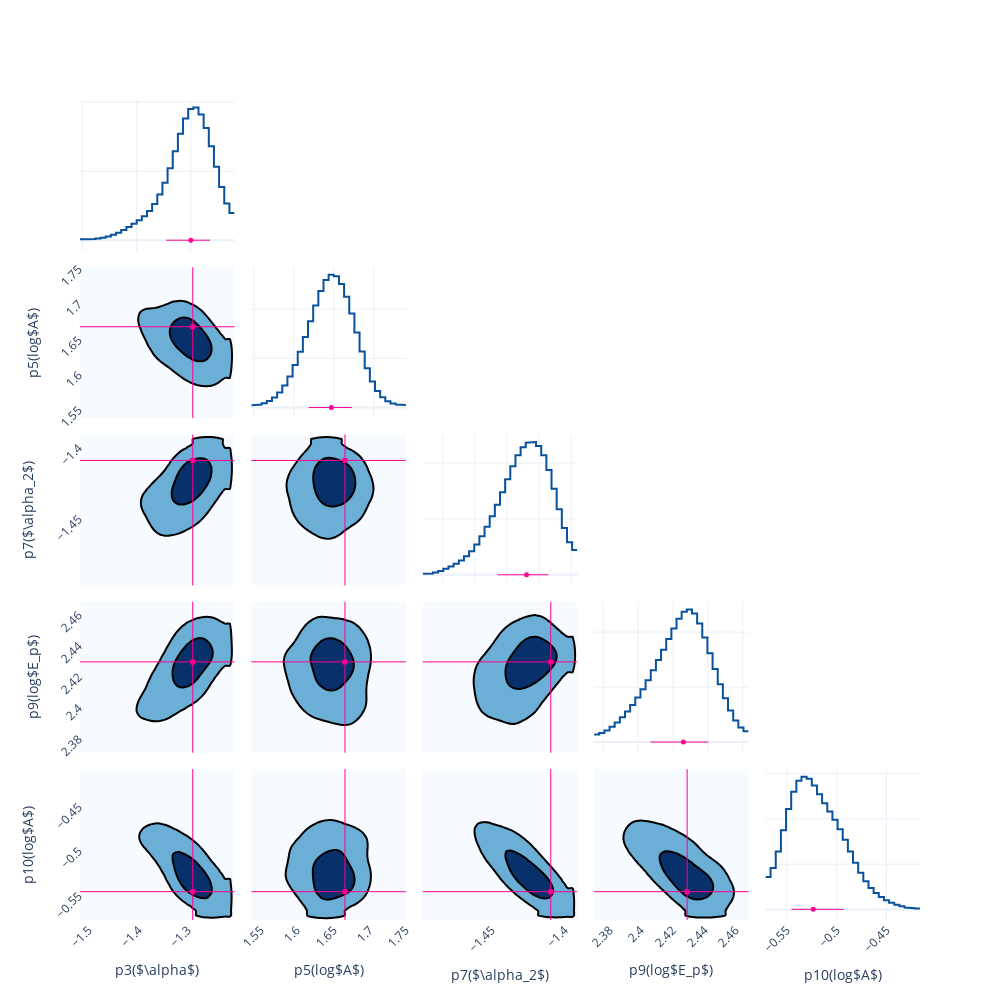

Write notebook code for a chart like this one.
### Code cell
fig = Plot.post_corner(post, ploter='plotly')
fig.save(f'{savepath}/corner')

### Figure 1 — Plotly figure (JSON) as saved in the notebook; plotly's stock layout.template omitted (floating-point values rounded to 4 significant figures; data arrays with more than 128 entries replaced by an {"elided": "..."} marker saying what was removed)
{"data": [{"line": {"color": "#08519c", "width": 2}, "mode": "lines", "name": "p3($\\alpha$)", "showlegend": false, "type": "scatter", "x": [-1.504, -1.495, -1.495, -1.485, -1.485, -1.476, -1.476, -1.466, -1.466, -1.457, -1.457, -1.447, -1.447, -1.438, -1.438, -1.428, -1.428, -1.419, -1.419, -1.409, -1.409, -1.4, -1.4, -1.39, -1.39, -1.381, -1.381, -1.371, -1.371, -1.362, -1.362, -1.353, -1.353, -1.343, -1.343, -1.334, -1.334, -1.324, -1.324, -1.315, -1.315, -1.305, -1.305, -1.296, -1.296, -1.286, -1.286, -1.277, -1.277, -1.267, -1.267, -1.258, -1.258, -1.248, -1.248, -1.239, -1.239, -1.229, -1.229, -1.22], "xaxis": "x", "y": [0.07486, 0.07486, 0.08147, 0.08147, 0.09987, 0.09987, 0.1361, 0.1361, 0.1951, 0.1951, 0.2815, 0.2815, 0.4008, 0.4008, 0.5571, 0.5571, 0.7492, 0.7492, 0.9683, 0.9683, 1.201, 1.201, 1.448, 1.448, 1.737, 1.737, 2.12, 2.12, 2.637, 2.637, 3.313, 3.313, 4.172, 4.172, 5.227, 5.227, 6.45, 6.45, 7.721, 7.721, 8.826, 8.826, 9.515, 9.515, 9.614, 9.614, 9.114, 9.114, 8.131, 8.131, 6.82, 6.82, 5.333, 5.333, 3.864, 3.864, 2.665, 2.665, 1.986, 1.986], "yaxis": "y"}, {"line": {"color": "#08519c", "width": 2}, "mode": "lines", "name": "p5(log$A$)", "showlegend": false, "type": "scatter", "x": [1.547, 1.553, 1.553, 1.56, 1.56, 1.566, 1.566, 1.573, 1.573, 1.579, 1.579, 1.586, 1.586, 1.592, 1.592, 1.598, 1.598, 1.605, 1.605, 1.611, 1.611, 1.618, 1.618, 1.624, 1.624, 1.631, 1.631, 1.637, 1.637, 1.644, 1.644, 1.65, 1.65, 1.657, 1.657, 1.663, 1.663, 1.669, 1.669, 1.676, 1.676, 1.682, 1.682, 1.689, 1.689, 1.695, 1.695, 1.702, 1.702, 1.708, 1.708, 1.715, 1.715, 1.721, 1.721, 1.727, 1.727, 1.734, 1.734, 1.74], "xaxis": "x7", "y": [0.2449, 0.2449, 0.3053, 0.3053, 0.4394, 0.4394, 0.6689, 0.6689, 1.021, 1.021, 1.532, 1.532, 2.238, 2.238, 3.167, 3.167, 4.315, 4.315, 5.658, 5.658, 7.153, 7.153, 8.751, 8.751, 10.37, 10.37, 11.84, 11.84, 12.95, 12.95, 13.47, 13.47, 13.32, 13.32, 12.54, 12.54, 11.24, 11.24, 9.545, 9.545, 7.619, 7.619, 5.686, 5.686, 3.983, 3.983, 2.647, 2.647, 1.688, 1.688, 1.045, 1.045, 0.6436, 0.6436, 0.4166, 0.4166, 0.3038, 0.3038, 0.2595, 0.2595], "yaxis": "y7"}, {"colorscale": [[0, "rgb(247,251,255)"], [0.125, "rgb(222,235,247)"], [0.25, "rgb(198,219,239)"], [0.375, "rgb(158,202,225)"], [0.5, "rgb(107,174,214)"], [0.625, "rgb(66,146,198)"], [0.75, "rgb(33,113,181)"], [0.875, "rgb(8,81,156)"], [1, "rgb(8,48,107)"]], "contours": {"end": 0.005084, "size": 0.004018, "start": 0.001067}, "line": {"width": 2}, "name": "p3($\\alpha$)&p5(log$A$)", "ncontours": 2, "showlegend": false, "showscale": false, "type": "contour", "x": [-1.518, -1.509, -1.5, -1.49, -1.481, -1.471, -1.462, -1.452, -1.443, -1.433, -1.424, -1.414, -1.405, -1.395, -1.386, -1.376, -1.367, -1.357, -1.348, -1.338, -1.329, -1.319, -1.31, -1.3, -1.291, -1.281, -1.272, -1.262, -1.253, -1.243, -1.234, -1.224, -1.215, -1.206], "xaxis": "x6", "y": [1.537, 1.544, 1.55, 1.557, 1.563, 1.569, 1.576, 1.582, 1.589, 1.595, 1.602, 1.608, 1.615, 1.621, 1.627, 1.634, 1.64, 1.647, 1.653, 1.66, 1.666, 1.673, 1.679, 1.686, 1.692, 1.698, 1.705, 1.711, 1.718, 1.724, 1.731, 1.737, 1.744, 1.75], "yaxis": "y6", "z": {"elided": "34x34 float values"}}, {"line": {"color": "#08519c", "width": 2}, "mode": "lines", "name": "p7($\\alpha_2$)", "showlegend": false, "type": "scatter", "x": [-1.492, -1.489, -1.489, -1.486, -1.486, -1.483, -1.483, -1.48, -1.48, -1.476, -1.476, -1.473, -1.473, -1.47, -1.47, -1.467, -1.467, -1.464, -1.464, -1.46, -1.46, -1.457, -1.457, -1.454, -1.454, -1.451, -1.451, -1.448, -1.448, -1.444, -1.444, -1.441, -1.441, -1.438, -1.438, -1.435, -1.435, -1.432, -1.432, -1.428, -1.428, -1.425, -1.425, -1.422, -1.422, -1.419, -1.419, -1.415, -1.415, -1.412, -1.412, -1.409, -1.409, -1.406, -1.406, -1.403, -1.403, -1.399, -1.399, -1.396], "xaxis": "x13", "y": [0.1723, 0.1723, 0.2468, 0.2468, 0.4183, 0.4183, 0.7007, 0.7007, 1.075, 1.075, 1.507, 1.507, 1.994, 1.994, 2.575, 2.575, 3.303, 3.303, 4.237, 4.237, 5.432, 5.432, 6.898, 6.898, 8.591, 8.591, 10.46, 10.46, 12.52, 12.52, 14.76, 14.76, 17.12, 17.12, 19.41, 19.41, 21.38, 21.38, 22.82, 22.82, 23.64, 23.64, 23.74, 23.74, 23.03, 23.03, 21.37, 21.37, 18.75, 18.75, 15.38, 15.38, 11.74, 11.74, 8.39, 8.39, 5.826, 5.826, 4.433, 4.433], "yaxis": "y13"}, {"colorscale": [[0, "rgb(247,251,255)"], [0.125, "rgb(222,235,247)"], [0.25, "rgb(198,219,239)"], [0.375, "rgb(158,202,225)"], [0.5, "rgb(107,174,214)"], [0.625, "rgb(66,146,198)"], [0.75, "rgb(33,113,181)"], [0.875, "rgb(8,81,156)"], [1, "rgb(8,48,107)"]], "contours": {"end": 0.004822, "size": 0.003733, "start": 0.001089}, "line": {"width": 2}, "name": "p3($\\alpha$)&p7($\\alpha_2$)", "ncontours": 2, "showlegend": false, "showscale": false, "type": "contour", "x": [-1.518, -1.509, -1.5, -1.49, -1.481, -1.471, -1.462, -1.452, -1.443, -1.433, -1.424, -1.414, -1.405, -1.395, -1.386, -1.376, -1.367, -1.357, -1.348, -1.338, -1.329, -1.319, -1.31, -1.3, -1.291, -1.281, -1.272, -1.262, -1.253, -1.243, -1.234, -1.224, -1.215, -1.206], "xaxis": "x11", "y": [-1.497, -1.494, -1.491, -1.488, -1.484, -1.481, -1.478, -1.475, -1.472, -1.468, -1.465, -1.462, -1.459, -1.456, -1.452, -1.449, -1.446, -1.443, -1.44, -1.436, -1.433, -1.43, -1.427, -1.424, -1.42, -1.417, -1.414, -1.411, -1.407, -1.404, -1.401, -1.398, -1.395, -1.391], "yaxis": "y11", "z": {"elided": "34x34 float values"}}, {"colorscale": [[0, "rgb(247,251,255)"], [0.125, "rgb(222,235,247)"], [0.25, "rgb(198,219,239)"], [0.375, "rgb(158,202,225)"], [0.5, "rgb(107,174,214)"], [0.625, "rgb(66,146,198)"], [0.75, "rgb(33,113,181)"], [0.875, "rgb(8,81,156)"], [1, "rgb(8,48,107)"]], "contours": {"end": 0.003989, "size": 0.003005, "start": 0.0009847}, "line": {"width": 2}, "name": "p5(log$A$)&p7($\\alpha_2$)", "ncontours": 2, "showlegend": false, "showscale": false, "type": "contour", "x": [1.537, 1.544, 1.55, 1.557, 1.563, 1.569, 1.576, 1.582, 1.589, 1.595, 1.602, 1.608, 1.615, 1.621, 1.627, 1.634, 1.64, 1.647, 1.653, 1.66, 1.666, 1.673, 1.679, 1.686, 1.692, 1.698, 1.705, 1.711, 1.718, 1.724, 1.731, 1.737, 1.744, 1.75], "xaxis": "x12", "y": [-1.497, -1.494, -1.491, -1.488, -1.484, -1.481, -1.478, -1.475, -1.472, -1.468, -1.465, -1.462, -1.459, -1.456, -1.452, -1.449, -1.446, -1.443, -1.44, -1.436, -1.433, -1.43, -1.427, -1.424, -1.42, -1.417, -1.414, -1.411, -1.407, -1.404, -1.401, -1.398, -1.395, -1.391], "yaxis": "y12", "z": {"elided": "34x34 float values"}}, {"line": {"color": "#08519c", "width": 2}, "mode": "lines", "name": "p9(log$E_p$)", "showlegend": false, "type": "scatter", "x": [2.375, 2.378, 2.378, 2.381, 2.381, 2.384, 2.384, 2.387, 2.387, 2.389, 2.389, 2.392, 2.392, 2.395, 2.395, 2.398, 2.398, 2.401, 2.401, 2.404, 2.404, 2.407, 2.407, 2.41, 2.41, 2.413, 2.413, 2.416, 2.416, 2.419, 2.419, 2.422, 2.422, 2.425, 2.425, 2.428, 2.428, 2.431, 2.431, 2.434, 2.434, 2.437, 2.437, 2.44, 2.44, 2.443, 2.443, 2.446, 2.446, 2.449, 2.449, 2.452, 2.452, 2.455, 2.455, 2.458, 2.458, 2.461, 2.461, 2.463], "xaxis": "x19", "y": [1.387, 1.387, 1.646, 1.646, 2.12, 2.12, 2.77, 2.77, 3.573, 3.573, 4.51, 4.51, 5.566, 5.566, 6.755, 6.755, 8.097, 8.097, 9.6, 9.6, 11.26, 11.26, 13.05, 13.05, 14.91, 14.91, 16.81, 16.81, 18.72, 18.72, 20.64, 20.64, 22.41, 22.41, 23.71, 23.71, 24.12, 24.12, 23.39, 23.39, 21.56, 21.56, 18.99, 18.99, 16.13, 16.13, 13.27, 13.27, 10.54, 10.54, 7.99, 7.99, 5.736, 5.736, 3.915, 3.915, 2.643, 2.643, 1.991, 1.991], "yaxis": "y19"}, {"colorscale": [[0, "rgb(247,251,255)"], [0.125, "rgb(222,235,247)"], [0.25, "rgb(198,219,239)"], [0.375, "rgb(158,202,225)"], [0.5, "rgb(107,174,214)"], [0.625, "rgb(66,146,198)"], [0.75, "rgb(33,113,181)"], [0.875, "rgb(8,81,156)"], [1, "rgb(8,48,107)"]], "contours": {"end": 0.004714, "size": 0.003644, "start": 0.00107}, "line": {"width": 2}, "name": "p3($\\alpha$)&p9(log$E_p$)", "ncontours": 2, "showlegend": false, "showscale": false, "type": "contour", "x": [-1.518, -1.509, -1.5, -1.49, -1.481, -1.471, -1.462, -1.452, -1.443, -1.433, -1.424, -1.414, -1.405, -1.395, -1.386, -1.376, -1.367, -1.357, -1.348, -1.338, -1.329, -1.319, -1.31, -1.3, -1.291, -1.281, -1.272, -1.262, -1.253, -1.243, -1.234, -1.224, -1.215, -1.206], "xaxis": "x16", "y": [2.37, 2.373, 2.376, 2.379, 2.382, 2.385, 2.388, 2.391, 2.394, 2.397, 2.4, 2.403, 2.406, 2.409, 2.412, 2.415, 2.418, 2.421, 2.424, 2.426, 2.429, 2.432, 2.435, 2.438, 2.441, 2.444, 2.447, 2.45, 2.453, 2.456, 2.459, 2.462, 2.465, 2.468], "yaxis": "y16", "z": {"elided": "34x34 float values"}}, {"colorscale": [[0, "rgb(247,251,255)"], [0.125, "rgb(222,235,247)"], [0.25, "rgb(198,219,239)"], [0.375, "rgb(158,202,225)"], [0.5, "rgb(107,174,214)"], [0.625, "rgb(66,146,198)"], [0.75, "rgb(33,113,181)"], [0.875, "rgb(8,81,156)"], [1, "rgb(8,48,107)"]], "contours": {"end": 0.003688, "size": 0.002897, "start": 0.0007912}, "line": {"width": 2}, "name": "p5(log$A$)&p9(log$E_p$)", "ncontours": 2, "showlegend": false, "showscale": false, "type": "contour", "x": [1.537, 1.544, 1.55, 1.557, 1.563, 1.569, 1.576, 1.582, 1.589, 1.595, 1.602, 1.608, 1.615, 1.621, 1.627, 1.634, 1.64, 1.647, 1.653, 1.66, 1.666, 1.673, 1.679, 1.686, 1.692, 1.698, 1.705, 1.711, 1.718, 1.724, 1.731, 1.737, 1.744, 1.75], "xaxis": "x17", "y": [2.37, 2.373, 2.376, 2.379, 2.382, 2.385, 2.388, 2.391, 2.394, 2.397, 2.4, 2.403, 2.406, 2.409, 2.412, 2.415, 2.418, 2.421, 2.424, 2.426, 2.429, 2.432, 2.435, 2.438, 2.441, 2.444, 2.447, 2.45, 2.453, 2.456, 2.459, 2.462, 2.465, 2.468], "yaxis": "y17", "z": {"elided": "34x34 float values"}}, {"colorscale": [[0, "rgb(247,251,255)"], [0.125, "rgb(222,235,247)"], [0.25, "rgb(198,219,239)"], [0.375, "rgb(158,202,225)"], [0.5, "rgb(107,174,214)"], [0.625, "rgb(66,146,198)"], [0.75, "rgb(33,113,181)"], [0.875, "rgb(8,81,156)"], [1, "rgb(8,48,107)"]], "contours": {"end": 0.003469, "size": 0.00264, "start": 0.0008286}, "line": {"width": 2}, "name": "p7($\\alpha_2$)&p9(log$E_p$)", "ncontours": 2, "showlegend": false, "showscale": false, "type": "contour", "x": [-1.497, -1.494, -1.491, -1.488, -1.484, -1.481, -1.478, -1.475, -1.472, -1.468, -1.465, -1.462, -1.459, -1.456, -1.452, -1.449, -1.446, -1.443, -1.44, -1.436, -1.433, -1.43, -1.427, -1.424, -1.42, -1.417, -1.414, -1.411, -1.407, -1.404, -1.401, -1.398, -1.395, -1.391], "xaxis": "x18", "y": [2.37, 2.373, 2.376, 2.379, 2.382, 2.385, 2.388, 2.391, 2.394, 2.397, 2.4, 2.403, 2.406, 2.409, 2.412, 2.415, 2.418, 2.421, 2.424, 2.426, 2.429, 2.432, 2.435, 2.438, 2.441, 2.444, 2.447, 2.45, 2.453, 2.456, 2.459, 2.462, 2.465, 2.468], "yaxis": "y18", "z": {"elided": "34x34 float values"}}, {"line": {"color": "#08519c", "width": 2}, "mode": "lines", "name": "p10(log$A$)", "showlegend": false, "type": "scatter", "x": [-0.5715, -0.5663, -0.5663, -0.5611, -0.5611, -0.556, -0.556, -0.5508, -0.5508, -0.5456, -0.5456, -0.5405, -0.5405, -0.5353, -0.5353, -0.5301, -0.5301, -0.5249, -0.5249, -0.5198, -0.5198, -0.5146, -0.5146, -0.5094, -0.5094, -0.5043, -0.5043, -0.4991, -0.4991, -0.4939, -0.4939, -0.4887, -0.4887, -0.4836, -0.4836, -0.4784, -0.4784, -0.4732, -0.4732, -0.4681, -0.4681, -0.4629, -0.4629, -0.4577, -0.4577, -0.4525, -0.4525, -0.4474, -0.4474, -0.4422, -0.4422, -0.437, -0.437, -0.4319, -0.4319, -0.4267, -0.4267, -0.4215, -0.4215, -0.4163], "xaxis": "x25", "y": [3.569, 3.569, 4.57, 4.57, 6.405, 6.405, 8.733, 8.733, 11.08, 11.08, 13.0, 13.0, 14.22, 14.22, 14.66, 14.66, 14.43, 14.43, 13.69, 13.69, 12.71, 12.71, 11.72, 11.72, 10.8, 10.8, 9.894, 9.894, 8.867, 8.867, 7.684, 7.684, 6.41, 6.41, 5.161, 5.161, 4.038, 4.038, 3.106, 3.106, 2.377, 2.377, 1.816, 1.816, 1.373, 1.373, 1.017, 1.017, 0.7331, 0.7331, 0.51, 0.51, 0.3372, 0.3372, 0.2118, 0.2118, 0.1337, 0.1337, 0.09798, 0.09798], "yaxis": "y25"}, {"colorscale": [[0, "rgb(247,251,255)"], [0.125, "rgb(222,235,247)"], [0.25, "rgb(198,219,239)"], [0.375, "rgb(158,202,225)"], [0.5, "rgb(107,174,214)"], [0.625, "rgb(66,146,198)"], [0.75, "rgb(33,113,181)"], [0.875, "rgb(8,81,156)"], [1, "rgb(8,48,107)"]], "contours": {"end": 0.005646, "size": 0.004205, "start": 0.001441}, "line": {"width": 2}, "name": "p3($\\alpha$)&p10(log$A$)", "ncontours": 2, "showlegend": false, "showscale": false, "type": "contour", "x": [-1.518, -1.509, -1.5, -1.49, -1.481, -1.471, -1.462, -1.452, -1.443, -1.433, -1.424, -1.414, -1.405, -1.395, -1.386, -1.376, -1.367, -1.357, -1.348, -1.338, -1.329, -1.319, -1.31, -1.3, -1.291, -1.281, -1.272, -1.262, -1.253, -1.243, -1.234, -1.224, -1.215, -1.206], "xaxis": "x21", "y": [-0.5792, -0.5741, -0.5689, -0.5637, -0.5586, -0.5534, -0.5482, -0.543, -0.5379, -0.5327, -0.5275, -0.5224, -0.5172, -0.512, -0.5068, -0.5017, -0.4965, -0.4913, -0.4862, -0.481, -0.4758, -0.4706, -0.4655, -0.4603, -0.4551, -0.45, -0.4448, -0.4396, -0.4344, -0.4293, -0.4241, -0.4189, -0.4138, -0.4086], "yaxis": "y21", "z": {"elided": "34x34 float values"}}, {"colorscale": [[0, "rgb(247,251,255)"], [0.125, "rgb(222,235,247)"], [0.25, "rgb(198,219,239)"], [0.375, "rgb(158,202,225)"], [0.5, "rgb(107,174,214)"], [0.625, "rgb(66,146,198)"], [0.75, "rgb(33,113,181)"], [0.875, "rgb(8,81,156)"], [1, "rgb(8,48,107)"]], "contours": {"end": 0.004014, "size": 0.003059, "start": 0.0009542}, "line": {"width": 2}, "name": "p5(log$A$)&p10(log$A$)", "ncontours": 2, "showlegend": false, "showscale": false, "type": "contour", "x": [1.537, 1.544, 1.55, 1.557, 1.563, 1.569, 1.576, 1.582, 1.589, 1.595, 1.602, 1.608, 1.615, 1.621, 1.627, 1.634, 1.64, 1.647, 1.653, 1.66, 1.666, 1.673, 1.679, 1.686, 1.692, 1.698, 1.705, 1.711, 1.718, 1.724, 1.731, 1.737, 1.744, 1.75], "xaxis": "x22", "y": [-0.5792, -0.5741, -0.5689, -0.5637, -0.5586, -0.5534, -0.5482, -0.543, -0.5379, -0.5327, -0.5275, -0.5224, -0.5172, -0.512, -0.5068, -0.5017, -0.4965, -0.4913, -0.4862, -0.481, -0.4758, -0.4706, -0.4655, -0.4603, -0.4551, -0.45, -0.4448, -0.4396, -0.4344, -0.4293, -0.4241, -0.4189, -0.4138, -0.4086], "yaxis": "y22", "z": {"elided": "34x34 float values"}}, {"colorscale": [[0, "rgb(247,251,255)"], [0.125, "rgb(222,235,247)"], [0.25, "rgb(198,219,239)"], [0.375, "rgb(158,202,225)"], [0.5, "rgb(107,174,214)"], [0.625, "rgb(66,146,198)"], [0.75, "rgb(33,113,181)"], [0.875, "rgb(8,81,156)"], [1, "rgb(8,48,107)"]], "contours": {"end": 0.005407, "size": 0.003933, "start": 0.001474}, "line": {"width": 2}, "name": "p7($\\alpha_2$)&p10(log$A$)", "ncontours": 2, "showlegend": false, "showscale": false, "type": "contour", "x": [-1.497, -1.494, -1.491, -1.488, -1.484, -1.481, -1.478, -1.475, -1.472, -1.468, -1.465, -1.462, -1.459, -1.456, -1.452, -1.449, -1.446, -1.443, -1.44, -1.436, -1.433, -1.43, -1.427, -1.424, -1.42, -1.417, -1.414, -1.411, -1.407, -1.404, -1.401, -1.398, -1.395, -1.391], "xaxis": "x23", "y": [-0.5792, -0.5741, -0.5689, -0.5637, -0.5586, -0.5534, -0.5482, -0.543, -0.5379, -0.5327, -0.5275, -0.5224, -0.5172, -0.512, -0.5068, -0.5017, -0.4965, -0.4913, -0.4862, -0.481, -0.4758, -0.4706, -0.4655, -0.4603, -0.4551, -0.45, -0.4448, -0.4396, -0.4344, -0.4293, -0.4241, -0.4189, -0.4138, -0.4086], "yaxis": "y23", "z": {"elided": "34x34 float values"}}, {"colorscale": [[0, "rgb(247,251,255)"], [0.125, "rgb(222,235,247)"], [0.25, "rgb(198,219,239)"], [0.375, "rgb(158,202,225)"], [0.5, "rgb(107,174,214)"], [0.625, "rgb(66,146,198)"], [0.75, "rgb(33,113,181)"], [0.875, "rgb(8,81,156)"], [1, "rgb(8,48,107)"]], "contours": {"end": 0.004168, "size": 0.003113, "start": 0.001055}, "line": {"width": 2}, "name": "p9(log$E_p$)&p10(log$A$)", "ncontours": 2, "showlegend": false, "showscale": false, "type": "contour", "x": [2.37, 2.373, 2.376, 2.379, 2.382, 2.385, 2.388, 2.391, 2.394, 2.397, 2.4, 2.403, 2.406, 2.409, 2.412, 2.415, 2.418, 2.421, 2.424, 2.426, 2.429, 2.432, 2.435, 2.438, 2.441, 2.444, 2.447, 2.45, 2.453, 2.456, 2.459, 2.462, 2.465, 2.468], "xaxis": "x24", "y": [-0.5792, -0.5741, -0.5689, -0.5637, -0.5586, -0.5534, -0.5482, -0.543, -0.5379, -0.5327, -0.5275, -0.5224, -0.5172, -0.512, -0.5068, -0.5017, -0.4965, -0.4913, -0.4862, -0.481, -0.4758, -0.4706, -0.4655, -0.4603, -0.4551, -0.45, -0.4448, -0.4396, -0.4344, -0.4293, -0.4241, -0.4189, -0.4138, -0.4086], "yaxis": "y24", "z": {"elided": "34x34 float values"}}, {"error_x": {"array": [0.03527], "arrayminus": [0.04529], "color": "#FF0092", "symmetric": false, "thickness": 1, "type": "data", "width": 0}, "marker": {"color": "#FF0092", "size": 5, "symbol": "circle"}, "mode": "markers", "name": "p3($\\alpha$)", "showlegend": false, "type": "scatter", "x": [-1.3], "xaxis": "x", "y": [0.01], "yaxis": "y"}, {"error_x": {"array": [0.0256], "arrayminus": [0.02823], "color": "#FF0092", "symmetric": false, "thickness": 1, "type": "data", "width": 0}, "marker": {"color": "#FF0092", "size": 5, "symbol": "circle"}, "mode": "markers", "name": "p5(log$A$)", "showlegend": false, "type": "scatter", "x": [1.647], "xaxis": "x7", "y": [0.01], "yaxis": "y7"}, {"error_x": {"array": [0.01354], "arrayminus": [0.01807], "color": "#FF0092", "symmetric": false, "thickness": 1, "type": "data", "width": 0}, "marker": {"color": "#FF0092", "size": 5, "symbol": "circle"}, "mode": "markers", "name": "p7($\\alpha_2$)", "showlegend": false, "type": "scatter", "x": [-1.428], "xaxis": "x13", "y": [0.01], "yaxis": "y13"}, {"error_x": {"array": [0.01437], "arrayminus": [0.01895], "color": "#FF0092", "symmetric": false, "thickness": 1, "type": "data", "width": 0}, "marker": {"color": "#FF0092", "size": 5, "symbol": "circle"}, "mode": "markers", "name": "p9(log$E_p$)", "showlegend": false, "type": "scatter", "x": [2.426], "xaxis": "x19", "y": [0.01], "yaxis": "y19"}, {"error_x": {"array": [0.03056], "arrayminus": [0.02191], "color": "#FF0092", "symmetric": false, "thickness": 1, "type": "data", "width": 0}, "marker": {"color": "#FF0092", "size": 5, "symbol": "circle"}, "mode": "markers", "name": "p10(log$A$)", "showlegend": false, "type": "scatter", "x": [-0.5235], "xaxis": "x25", "y": [0.01], "yaxis": "y25"}, {"marker": {"color": "#FF0092", "size": 5, "symbol": "square"}, "mode": "markers", "name": "p3($\\alpha$)&p5(log$A$)", "showlegend": false, "type": "scatter", "x": [-1.29], "xaxis": "x6", "y": [1.666], "yaxis": "y6"}, {"marker": {"color": "#FF0092", "size": 5, "symbol": "square"}, "mode": "markers", "name": "p3($\\alpha$)&p7($\\alpha_2$)", "showlegend": false, "type": "scatter", "x": [-1.29], "xaxis": "x11", "y": [-1.41], "yaxis": "y11"}, {"marker": {"color": "#FF0092", "size": 5, "symbol": "square"}, "mode": "markers", "name": "p5(log$A$)&p7($\\alpha_2$)", "showlegend": false, "type": "scatter", "x": [1.666], "xaxis": "x12", "y": [-1.41], "yaxis": "y12"}, {"marker": {"color": "#FF0092", "size": 5, "symbol": "square"}, "mode": "markers", "name": "p3($\\alpha$)&p9(log$E_p$)", "showlegend": false, "type": "scatter", "x": [-1.29], "xaxis": "x16", "y": [2.429], "yaxis": "y16"}, {"marker": {"color": "#FF0092", "size": 5, "symbol": "square"}, "mode": "markers", "name": "p5(log$A$)&p9(log$E_p$)", "showlegend": false, "type": "scatter", "x": [1.666], "xaxis": "x17", "y": [2.429], "yaxis": "y17"}, {"marker": {"color": "#FF0092", "size": 5, "symbol": "square"}, "mode": "markers", "name": "p7($\\alpha_2$)&p9(log$E_p$)", "showlegend": false, "type": "scatter", "x": [-1.41], "xaxis": "x18", "y": [2.429], "yaxis": "y18"}, {"marker": {"color": "#FF0092", "size": 5, "symbol": "square"}, "mode": "markers", "name": "p3($\\alpha$)&p10(log$A$)", "showlegend": false, "type": "scatter", "x": [-1.29], "xaxis": "x21", "y": [-0.5472], "yaxis": "y21"}, {"marker": {"color": "#FF0092", "size": 5, "symbol": "square"}, "mode": "markers", "name": "p5(log$A$)&p10(log$A$)", "showlegend": false, "type": "scatter", "x": [1.666], "xaxis": "x22", "y": [-0.5472], "yaxis": "y22"}, {"marker": {"color": "#FF0092", "size": 5, "symbol": "square"}, "mode": "markers", "name": "p7($\\alpha_2$)&p10(log$A$)", "showlegend": false, "type": "scatter", "x": [-1.41], "xaxis": "x23", "y": [-0.5472], "yaxis": "y23"}, {"marker": {"color": "#FF0092", "size": 5, "symbol": "square"}, "mode": "markers", "name": "p9(log$E_p$)&p10(log$A$)", "showlegend": false, "type": "scatter", "x": [2.429], "xaxis": "x24", "y": [-0.5472], "yaxis": "y24"}], "layout": {"height": 1000, "shapes": [{"line": {"color": "#FF0092", "width": 1}, "type": "line", "x0": -1.29, "x1": -1.29, "xref": "x6", "y0": 0, "y1": 1, "yref": "y6 domain"}, {"line": {"color": "#FF0092", "width": 1}, "type": "line", "x0": 0, "x1": 1, "xref": "x6 domain", "y0": 1.666, "y1": 1.666, "yref": "y6"}, {"line": {"color": "#FF0092", "width": 1}, "type": "line", "x0": -1.29, "x1": -1.29, "xref": "x11", "y0": 0, "y1": 1, "yref": "y11 domain"}, {"line": {"color": "#FF0092", "width": 1}, "type": "line", "x0": 0, "x1": 1, "xref": "x11 domain", "y0": -1.41, "y1": -1.41, "yref": "y11"}, {"line": {"color": "#FF0092", "width": 1}, "type": "line", "x0": 1.666, "x1": 1.666, "xref": "x12", "y0": 0, "y1": 1, "yref": "y12 domain"}, {"line": {"color": "#FF0092", "width": 1}, "type": "line", "x0": 0, "x1": 1, "xref": "x12 domain", "y0": -1.41, "y1": -1.41, "yref": "y12"}, {"line": {"color": "#FF0092", "width": 1}, "type": "line", "x0": -1.29, "x1": -1.29, "xref": "x16", "y0": 0, "y1": 1, "yref": "y16 domain"}, {"line": {"color": "#FF0092", "width": 1}, "type": "line", "x0": 0, "x1": 1, "xref": "x16 domain", "y0": 2.429, "y1": 2.429, "yref": "y16"}, {"line": {"color": "#FF0092", "width": 1}, "type": "line", "x0": 1.666, "x1": 1.666, "xref": "x17", "y0": 0, "y1": 1, "yref": "y17 domain"}, {"line": {"color": "#FF0092", "width": 1}, "type": "line", "x0": 0, "x1": 1, "xref": "x17 domain", "y0": 2.429, "y1": 2.429, "yref": "y17"}, {"line": {"color": "#FF0092", "width": 1}, "type": "line", "x0": -1.41, "x1": -1.41, "xref": "x18", "y0": 0, "y1": 1, "yref": "y18 domain"}, {"line": {"color": "#FF0092", "width": 1}, "type": "line", "x0": 0, "x1": 1, "xref": "x18 domain", "y0": 2.429, "y1": 2.429, "yref": "y18"}, {"line": {"color": "#FF0092", "width": 1}, "type": "line", "x0": -1.29, "x1": -1.29, "xref": "x21", "y0": 0, "y1": 1, "yref": "y21 domain"}, {"line": {"color": "#FF0092", "width": 1}, "type": "line", "x0": 0, "x1": 1, "xref": "x21 domain", "y0": -0.5472, "y1": -0.5472, "yref": "y21"}, {"line": {"color": "#FF0092", "width": 1}, "type": "line", "x0": 1.666, "x1": 1.666, "xref": "x22", "y0": 0, "y1": 1, "yref": "y22 domain"}, {"line": {"color": "#FF0092", "width": 1}, "type": "line", "x0": 0, "x1": 1, "xref": "x22 domain", "y0": -0.5472, "y1": -0.5472, "yref": "y22"}, {"line": {"color": "#FF0092", "width": 1}, "type": "line", "x0": -1.41, "x1": -1.41, "xref": "x23", "y0": 0, "y1": 1, "yref": "y23 domain"}, {"line": {"color": "#FF0092", "width": 1}, "type": "line", "x0": 0, "x1": 1, "xref": "x23 domain", "y0": -0.5472, "y1": -0.5472, "yref": "y23"}, {"line": {"color": "#FF0092", "width": 1}, "type": "line", "x0": 2.429, "x1": 2.429, "xref": "x24", "y0": 0, "y1": 1, "yref": "y24 domain"}, {"line": {"color": "#FF0092", "width": 1}, "type": "line", "x0": 0, "x1": 1, "xref": "x24 domain", "y0": -0.5472, "y1": -0.5472, "yref": "y24"}], "width": 1000, "xaxis": {"anchor": "y", "domain": [0, 0.184], "showticklabels": false, "tickangle": -45}, "xaxis10": {"anchor": "y10", "domain": [0.816, 1]}, "xaxis11": {"anchor": "y11", "domain": [0, 0.184], "showticklabels": false, "tickangle": -45}, "xaxis12": {"anchor": "y12", "domain": [0.204, 0.388], "showticklabels": false, "tickangle": -45}, "xaxis13": {"anchor": "y13", "domain": [0.408, 0.592], "showticklabels": false, "tickangle": -45}, "xaxis14": {"anchor": "y14", "domain": [0.612, 0.796]}, "xaxis15": {"anchor": "y15", "domain": [0.816, 1]}, "xaxis16": {"anchor": "y16", "domain": [0, 0.184], "showticklabels": false, "tickangle": -45}, "xaxis17": {"anchor": "y17", "domain": [0.204, 0.388], "showticklabels": false, "tickangle": -45}, "xaxis18": {"anchor": "y18", "domain": [0.408, 0.592], "showticklabels": false, "tickangle": -45}, "xaxis19": {"anchor": "y19", "domain": [0.612, 0.796], "showticklabels": false, "tickangle": -45}, "xaxis2": {"anchor": "y2", "domain": [0.204, 0.388]}, "xaxis20": {"anchor": "y20", "domain": [0.816, 1]}, "xaxis21": {"anchor": "y21", "domain": [0, 0.184], "showticklabels": true, "tickangle": -45, "title": {"text": "p3($\\alpha$)"}}, "xaxis22": {"anchor": "y22", "domain": [0.204, 0.388], "showticklabels": true, "tickangle": -45, "title": {"text": "p5(log$A$)"}}, "xaxis23": {"anchor": "y23", "domain": [0.408, 0.592], "showticklabels": true, "tickangle": -45, "title": {"text": "p7($\\alpha_2$)"}}, "xaxis24": {"anchor": "y24", "domain": [0.612, 0.796], "showticklabels": true, "tickangle": -45, "title": {"text": "p9(log$E_p$)"}}, "xaxis25": {"anchor": "y25", "domain": [0.816, 1], "showticklabels": true, "tickangle": -45, "title": {"text": "p10(log$A$)"}}, "xaxis3": {"anchor": "y3", "domain": [0.408, 0.592]}, "xaxis4": {"anchor": "y4", "domain": [0.612, 0.796]}, "xaxis5": {"anchor": "y5", "domain": [0.816, 1]}, "xaxis6": {"anchor": "y6", "domain": [0, 0.184], "showticklabels": false, "tickangle": -45}, "xaxis7": {"anchor": "y7", "domain": [0.204, 0.388], "showticklabels": false, "tickangle": -45}, "xaxis8": {"anchor": "y8", "domain": [0.408, 0.592]}, "xaxis9": {"anchor": "y9", "domain": [0.612, 0.796]}, "yaxis": {"anchor": "x", "domain": [0.816, 1], "showticklabels": false, "tickangle": -45}, "yaxis10": {"anchor": "x10", "domain": [0.612, 0.796]}, "yaxis11": {"anchor": "x11", "domain": [0.408, 0.592], "showticklabels": true, "tickangle": -45, "title": {"text": "p7($\\alpha_2$)"}}, "yaxis12": {"anchor": "x12", "domain": [0.408, 0.592], "showticklabels": false, "tickangle": -45}, "yaxis13": {"anchor": "x13", "domain": [0.408, 0.592], "showticklabels": false, "tickangle": -45}, "yaxis14": {"anchor": "x14", "domain": [0.408, 0.592]}, "yaxis15": {"anchor": "x15", "domain": [0.408, 0.592]}, "yaxis16": {"anchor": "x16", "domain": [0.204, 0.388], "showticklabels": true, "tickangle": -45, "title": {"text": "p9(log$E_p$)"}}, "yaxis17": {"anchor": "x17", "domain": [0.204, 0.388], "showticklabels": false, "tickangle": -45}, "yaxis18": {"anchor": "x18", "domain": [0.204, 0.388], "showticklabels": false, "tickangle": -45}, "yaxis19": {"anchor": "x19", "domain": [0.204, 0.388], "showticklabels": false, "tickangle": -45}, "yaxis2": {"anchor": "x2", "domain": [0.816, 1]}, "yaxis20": {"anchor": "x20", "domain": [0.204, 0.388]}, "yaxis21": {"anchor": "x21", "domain": [0, 0.184], "showticklabels": true, "tickangle": -45, "title": {"text": "p10(log$A$)"}}, "yaxis22": {"anchor": "x22", "domain": [0, 0.184], "showticklabels": false, "tickangle": -45}, "yaxis23": {"anchor": "x23", "domain": [0, 0.184], "showticklabels": false, "tickangle": -45}, "yaxis24": {"anchor": "x24", "domain": [0, 0.184], "showticklabels": false, "tickangle": -45}, "yaxis25": {"anchor": "x25", "domain": [0, 0.184], "showticklabels": false, "tickangle": -45}, "yaxis3": {"anchor": "x3", "domain": [0.816, 1]}, "yaxis4": {"anchor": "x4", "domain": [0.816, 1]}, "yaxis5": {"anchor": "x5", "domain": [0.816, 1]}, "yaxis6": {"anchor": "x6", "domain": [0.612, 0.796], "showticklabels": true, "tickangle": -45, "title": {"text": "p5(log$A$)"}}, "yaxis7": {"anchor": "x7", "domain": [0.612, 0.796], "showticklabels": false, "tickangle": -45}, "yaxis8": {"anchor": "x8", "domain": [0.612, 0.796]}, "yaxis9": {"anchor": "x9", "domain": [0.612, 0.796]}}}
